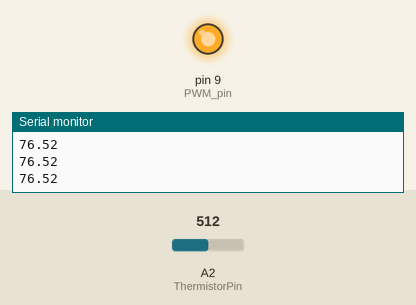
This sketch was run on a simulated Arduino Uno, built with avr-gcc and run on an emulated ATmega328P. Parts: output pins drawn as LEDs (lit = HIGH), the last lines printed to the serial monitor. Inputs (shaded band) come from the test bench; at power-on: A2 (ThermistorPin) = 512.

Above: at 1.2 s.
1.3 s: A2 (ThermistorPin) set to 716
At 2.7 s:
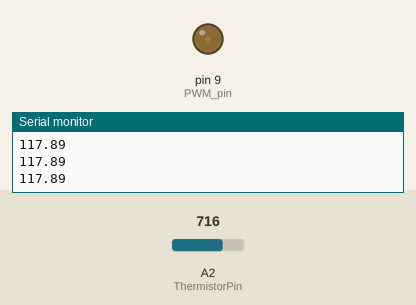
3.3 s: A2 (ThermistorPin) set to 511
At 4.1 s:
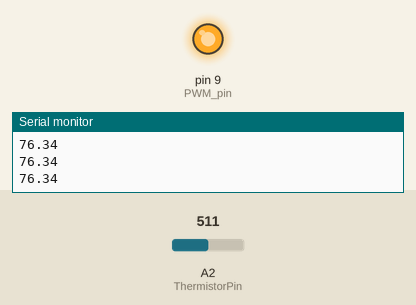
Timing chart, 0 to 6.3 s (numbered marks = the images above; inputs shaded):
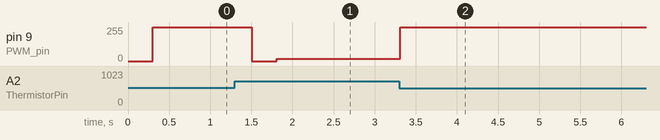

Measured:
- after the input at 1.3 s, pin 9 (PWM_pin): 255/255 → 0/255 after 0.21 s, → 18/255 0.30 s later
- after the input at 3.3 s, pin 9 (PWM_pin): 18/255 → 255/255 at once

The sketch:

PCB_Heater.ino
```cpp
int PWM_pin = 9;
int ThermistorPin = 2;
int Vo;
float R1 = 10000; //Thermistor Resistor
float logR2, R2, T;
float c1 = 1.009249522e-03, c2 = 2.378405444e-04, c3 = 2.019202697e-07; //Thermistor Temperature Conversions


//Variables
float temperature_read = 0.0;
float set_temperature = 120;
float PID_error = 0;
float previous_error = 0;
float elapsedTime, Time, timePrev;
int PID_value = 0;


//PID constants
int kp = 9.1;   int ki = 0.3;   int kd = 1.8;
int PID_p = 0;    int PID_i = 0;    int PID_d = 0;


void setup() {
  pinMode(PWM_pin, OUTPUT);

  Time = millis();
  Serial.begin(9600);
}


void loop() {
  //Read and Convert Thermistor
  Vo = analogRead(ThermistorPin);
  R2 = R1 * (1023.0 / (float)Vo - 1.0);
  logR2 = log(R2);
  T = (1.0 / (c1 + c2 * logR2 + c3 * logR2 * logR2 * logR2));
  T = T - 273.15;
  T = (T * 9.0) / 5.0 + 32.0;

  temperature_read = T;
  Serial.println(T);
  //Next we calculate the error between the setpoint and the real value
  PID_error = set_temperature - temperature_read;
  //Calculate the P value
  PID_p = kp * PID_error;
  //Calculate the I value in a range on +-3
  if (-3 < PID_error < 3)
  {
    PID_i = PID_i + (ki * PID_error);
  }

  //For derivative we need real time to calculate speed change rate
  timePrev = Time;                            // the previous time is stored before the actual time read
  Time = millis();                            // actual time read
  elapsedTime = (Time - timePrev) / 1000;
  //Now we can calculate the D calue
  PID_d = kd * ((PID_error - previous_error) / elapsedTime);
  //Final total PID value is the sum of P + I + D
  PID_value = PID_p + PID_i + PID_d;

  //We define PWM range between 0 and 255
  if (PID_value < 0)
  {
    PID_value = 0;
  }
  if (PID_value > 255)
  {
    PID_value = 255;
  }
  //Now we can write the PWM signal to the mosfet on digital pin D3
  analogWrite(PWM_pin, PID_value);
  //Serial.println(PID_value);
  //Serial.println("------------------------------");
  previous_error = PID_error;     //Remember to store the previous error for next loop.

  delay(300);

}
```
